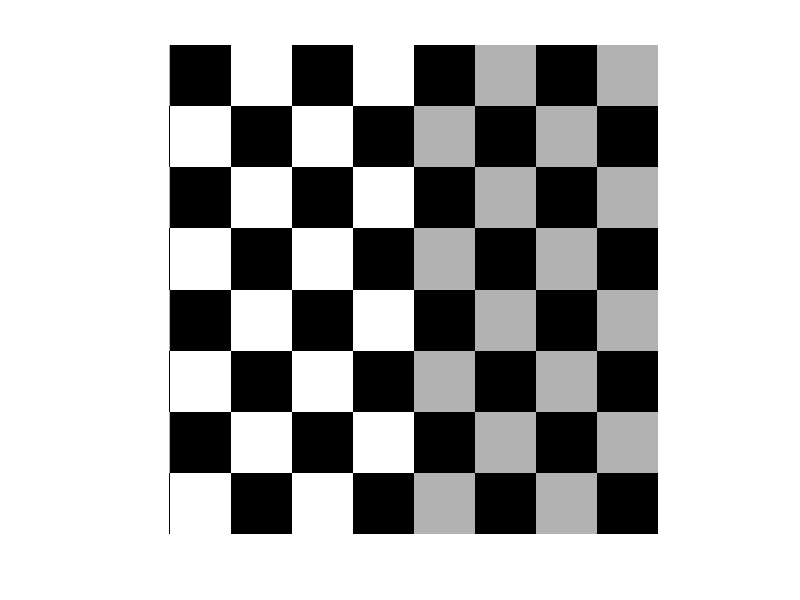
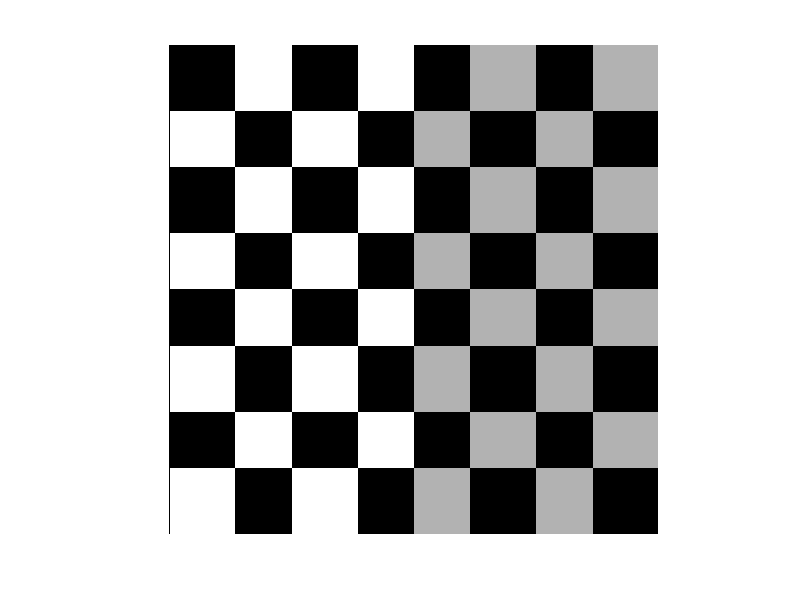

Recreate these plots in MATLAB, in order.
%Downsampling of the image
clc
clear all
close all
M=input('Enter the downsampling factor:');
im=checkerboard(32);
im_down=im(1:M:end,1:M:end);
imshow(im),figure,imshow(im_down)
